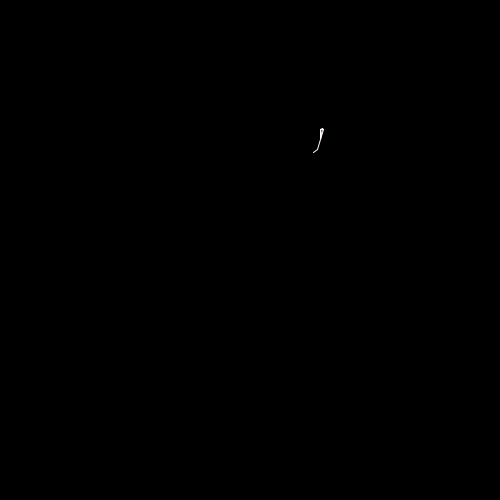
Frame 1 (no input)
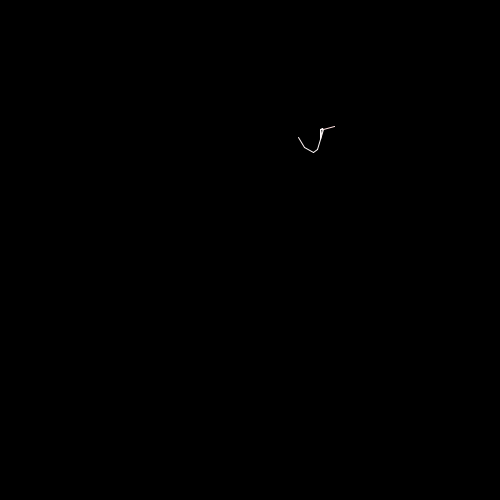
Frame 60 (the mouse pressed at the canvas centre just before this capture)
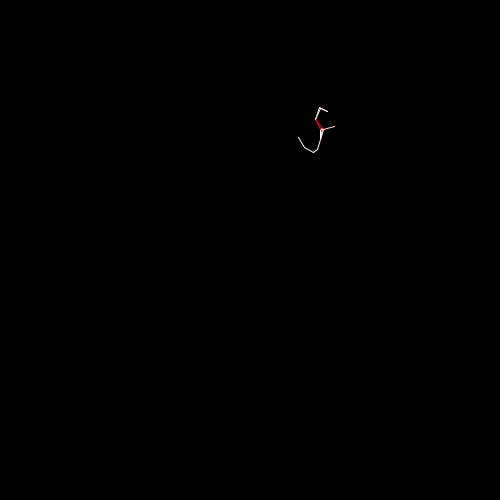
Frame 120 (the mouse held since frame 60 and released just before this capture)

The Processing sketch that drew these frames (run headless with seeded random() and noise(); from frame 60 on, the mouse is pressed at the canvas centre):

// Processing sketch: processing_117070
// ── processing_117070.pde

Cell[]myCells = new Cell[1000];
Cell myCell;
int a;// if using a variable in [] must be integer
float v = 1;

void setup() {
  colorMode(HSB,360,100,100,100);
  background(0);
  a = 0;
  size (500, 500);
  for (int i = 0; i< myCells.length; i++) {//creates 
    myCells[i]= new Cell();
  }
  myCells[a].isseed = true;
}

void draw() {
  
  for (int i=0; i< myCells.length; i++) {//declare for loop, 
  //  myCells[i].display(); by taking out this disply function you do not draw the cells, just the lines drawn between each cell center
    myCells[i].update();
  }
    for(int i = 0; i<myCells.length; i++){
      if (myCells[i].isseed == false){ //  ignore if cell[i] is true
      for(int j=0; j<myCells.length; j++){
        if (myCells[j].isseed == true){ //assuming the cell [i] is not a seed, the loop then looks through the myCell array again for seeds. 
         float d;
         d= PVector.dist(myCells[i].location, myCells[j].location);//distance function between the non-seed[j] and seed[i] 
         if (d<12){
           myCells[i].isseed = true; // if seed is less than 10 away then myCells[i] is now a seed. This means it changes color and stops moving. 
      
         line(myCells[i].location.x,myCells[i].location.y,myCells[j].location.x,myCells[j].location.y); // draws a line from the center of the cell
         
        }
       }
      }
     }
    }//diagramatic drawings of the site... how could we use this? 
 
  }


class Cell {

  //  float xlocation;
  // float ylocation;
  PVector location = new PVector();
  PVector velocity = new PVector();
  float dia;
  boolean isseed;
  float cellHue, cellSat, cellBri, cellAlph;
  float lineweight;

  Cell() {
    location = new PVector(random(500), random(500));
    dia = 5;
    isseed=false;
    cellHue = 360;
    cellSat = 1;
    cellBri = 100;
    cellAlph = 100;
    lineweight = 1;
     
  }
  void display() {
    
    
    if (isseed == true) {
    }
    if (isseed == false) {
    }
    ellipse(location.x, location.y, dia, dia);
  }

  void update() {
    cellSat = cellSat +1;
      if (cellSat >= 100){
        cellSat = 1;
      }
    strokeWeight(lineweight);
    stroke(cellHue, cellSat, cellBri, cellAlph);
    
if (isseed == false){
    velocity = new PVector(random(-v,v), random(-v, v)); // may be good to look at this. 
    location.add(velocity);
    v=v;
   
  }
}
}
